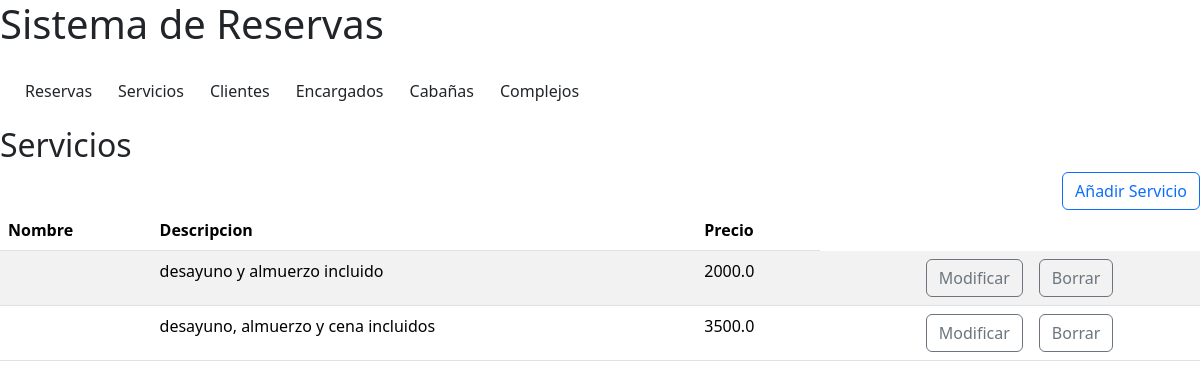
Page /servicios/ on the earlier database version.
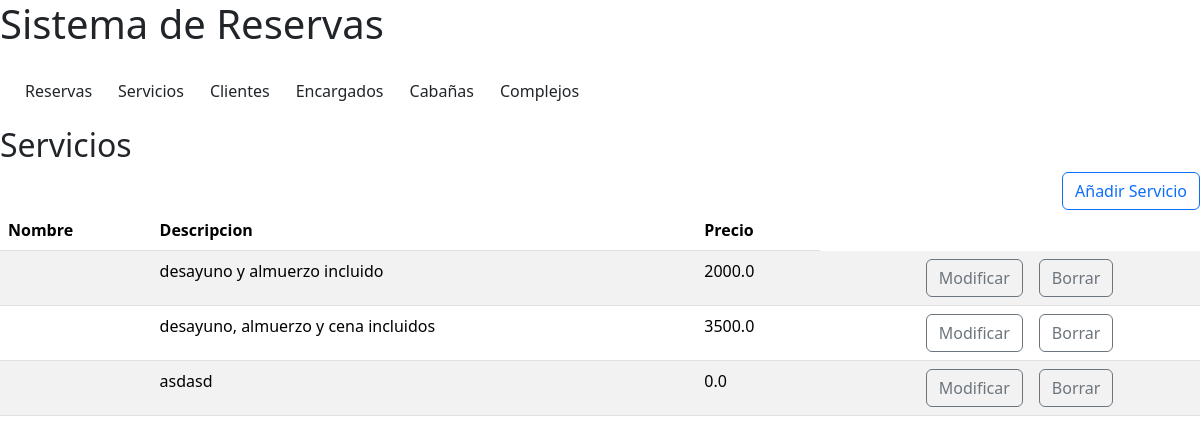
Same page on the later database version.
### reservas/models.py (models this page shows, shortened)
class Servicio(models.Model):
    nombre = models.CharField(max_length=20)
    descripcion = models.CharField(default="ninguna", max_length=150)
    precio = models.FloatField(default=0, max_length=20)

### reservas/views.py (the view)
# urls.py: path('servicios/', views.lista_servicios.as_view(), name='lista_servicios'),
class lista_servicios(ListView):
    model = Servicio
    template_name = 'lista_servicios.html'
    context_object_name = 'servicios'

### reservas/templates/lista_servicios.html
{% include 'navbar.html' %}
{% load static %}
{% block content %}
<h2  class="titulo">Servicios</h2>
<div class="d-flex justify-content-end align-items-end"><a class="btn btn-outline-primary" href="/servicios/servicioNuevo/">Añadir Servicio</a></div>
<table class="table table-striped table-hover">
    <thead>
        <tr>
            <th>Nombre</th>
            <th>Descripcion</th>
            <th>Precio</th>
        </tr>
    </thead>
    <tbody>
        {% for servicio in servicios %}
        <tr>
            <td><a href="{% url 'detalle_servicio' servicio.id %}">{{ servicio.nombre }}</a></td>
            <td>{{ servicio.descripcion }}</td>
            <td>{{ servicio.precio }}</td>
            <td class="d-flex justify-content-end align-items-end"><a class="btn btn-outline-secondary" href="/servicios/servicioModif/{{ servicio.id }}">Modificar</a></td>
            <td><a class="btn btn-outline-secondary" href="/servicios/servicioBorrar/{{ servicio.id }}">Borrar</a></td>
        {% endfor %}
    </tbody>
</table>
{% endblock %}

Differences in the rows shown:
added Servicio: descripcion "asdasd", precio "0.0"
